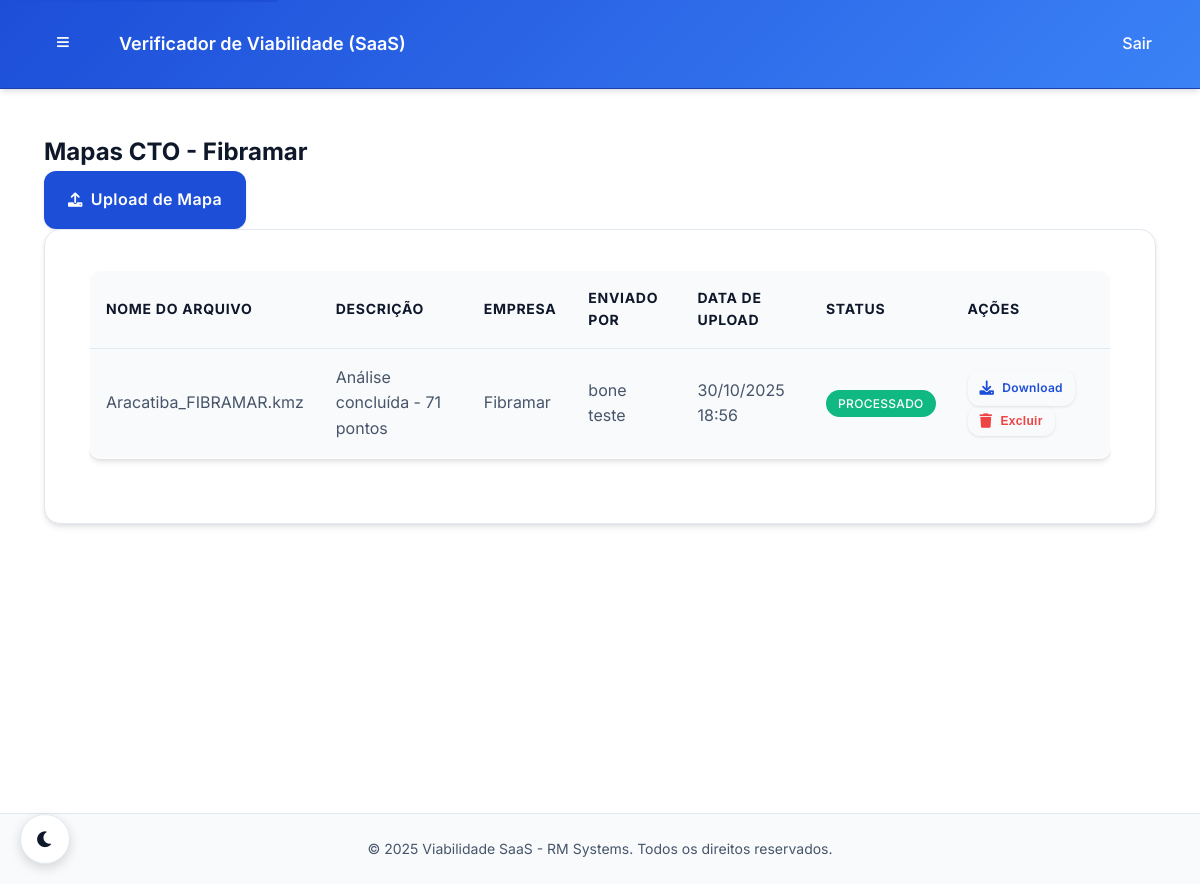
Page /fibramar/painel/mapas/ (signed in) on the earlier database version.
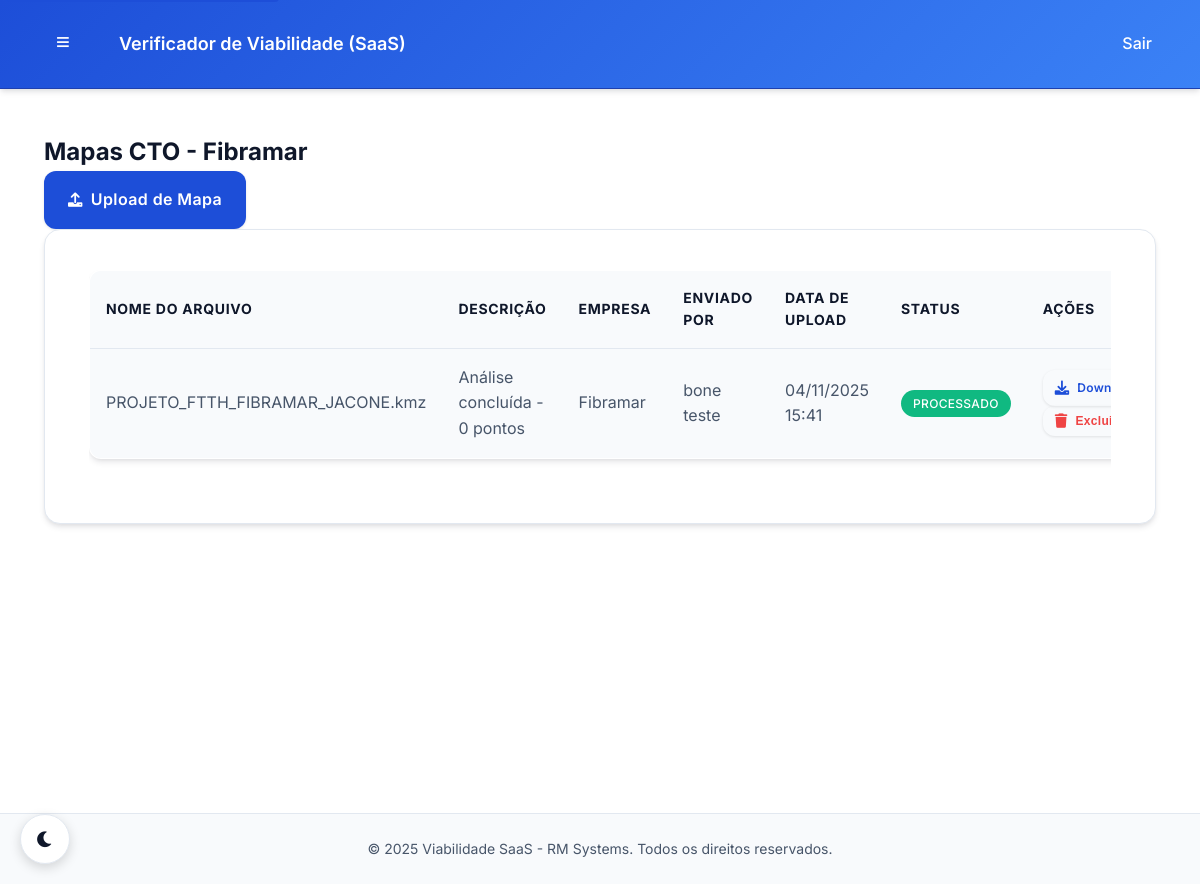
Same page on the later database version.
### core/models.py (models this page shows, shortened)
class CTOMapFile(models.Model):
    FILE_TYPES = [
        ('kml', 'KML'),
        ('kmz', 'KMZ'),
        ('csv', 'CSV'),
        ('xls', 'XLS'),
        ('xlsx', 'XLSX'),
    ]
    PROCESSING_STATUS = [
        ('pending', 'Pendente'),
        ('processing', 'Processando'),
        ('completed', 'Concluído'),
        ('failed', 'Falhou'),
    ]
    file = models.FileField(upload_to="cto_maps/", verbose_name="Arquivo")
    description = models.CharField(max_length=255, blank=True, verbose_name="Descrição")
    file_type = models.CharField(max_length=10, choices=FILE_TYPES, default='csv', verbose_name="Tipo de Arquivo")
    company = models.ForeignKey(
        Company,
        on_delete=models.CASCADE,
        related_name='cto_maps',
        verbose_name="Empresa"
    )
    uploaded_by = models.ForeignKey(
        CustomUser,
        on_delete=models.CASCADE,
        related_name='uploaded_maps',
        verbose_name="Enviado por"
    )
    uploaded_at = models.DateTimeField(auto_now_add=True, verbose_name="Enviado em")
    processing_status = models.CharField(
        max_length=20,
        choices=PROCESSING_STATUS,
        default='pending',
        verbose_name="Status de Processamento"
    )
    is_processed = models.BooleanField(default=False, verbose_name="Processado")
    processed_at = models.DateTimeField(null=True, blank=True, verbose_name="Processado em")
    analysis_id = models.CharField(max_length=100, blank=True, verbose_name="ID da Análise")
    viability_score = models.IntegerField(null=True, blank=True, verbose_name="Score de Viabilidade")
    processing_time = models.FloatField(null=True, blank=True, verbose_name="Tempo de Processamento (s)")
    analysis_results = models.JSONField(default=dict, blank=True, verbose_name="Resultados da Análise")
    issues_found = models.JSONField(default=list, blank=True, verbose_name="Problemas Encontrados")
    recommendations = models.JSONField(default=list, blank=True, verbose_name="Recomendações")
    file_size = models.BigIntegerField(null=True, blank=True, verbose_name="Tamanho do Arquivo (bytes)")
    coordinates_count = models.IntegerField(null=True, blank=True, verbose_name="Número de Coordenadas")
    updated_at = models.DateTimeField(auto_now=True, verbose_name="Atualizado em")
    class Meta:
        verbose_name = "Mapa CTO"
        verbose_name_plural = "Mapas CTO"
        ordering = ['-uploaded_at']
        indexes = [
            models.Index(fields=['company', 'processing_status']),
            models.Index(fields=['uploaded_by', 'uploaded_at']),
            models.Index(fields=['file_type', 'is_processed']),
        ]
    @property
    def file_name(self):
        return os.path.basename(self.file.name) if self.file else ""

class Company(models.Model):
    name = models.CharField(max_length=200, verbose_name="Nome da Empresa")
    slug = models.SlugField(max_length=200, unique=True, verbose_name="Slug", help_text="URL amigável para a empresa")
    cnpj = models.CharField(max_length=18, unique=True, verbose_name="CNPJ")
    email = models.EmailField(verbose_name="E-mail da Empresa")
    phone = models.CharField(max_length=20, blank=True, verbose_name="Telefone")
    address = models.TextField(blank=True, verbose_name="Endereço")
    is_active = models.BooleanField(default=True, verbose_name="Ativa")
    created_at = models.DateTimeField(auto_now_add=True, verbose_name="Criada em")
    updated_at = models.DateTimeField(auto_now=True, verbose_name="Atualizada em")
    class Meta:
        verbose_name = "Empresa"
        verbose_name_plural = "Empresas"
        ordering = ['name']

class CustomUser(AbstractUser):
    USER_ROLES = [
        ('RM', 'Administrador RM'),  # Você e o Bone
        ('COMPANY_ADMIN', 'Administrador da Empresa'),  # Admin da empresa cliente
        ('COMPANY_USER', 'Usuário da Empresa'),  # Usuário comum da empresa
    ]
    role = models.CharField(
        max_length=20,
        choices=USER_ROLES,
        default='COMPANY_USER',
        verbose_name="Função"
    )
    company = models.ForeignKey(
        Company,
        on_delete=models.CASCADE,
        null=True,
        blank=True,
        related_name='users',
        verbose_name="Empresa"
    )
    phone = models.CharField(max_length=20, blank=True, verbose_name="Telefone")
    created_at = models.DateTimeField(auto_now_add=True, verbose_name="Criado em")
    updated_at = models.DateTimeField(auto_now=True, verbose_name="Atualizado em")
    class Meta:
        verbose_name = "Usuário"
        verbose_name_plural = "Usuários"
    @property
    def is_rm_admin(self):
        return self.role == 'RM' or self.is_superuser
    @property
    def is_company_admin(self):
        return self.role == 'COMPANY_ADMIN'
    def get_full_name(self):
        if self.first_name and self.last_name:
            return f"{self.first_name} {self.last_name}"
        return self.username

### core/views.py (the view)
@login_required
@company_access_required(require_admin=True)
def company_map_list(request, company_slug):
    if not (request.user.is_company_admin or request.user.is_rm_admin or request.user.is_superuser):
        return HttpResponseForbidden()
    company = get_object_or_404(Company, slug=company_slug)
    if not (request.user.is_rm_admin or request.user.is_superuser) and request.user.company != company:
        return HttpResponseForbidden()
    maps = CTOMapFile.objects.filter(company=company)
    return render(request, 'company/maps/list.html', {'maps': maps, 'company': company})

### templates/company/maps/list.html (shortened to what this page needs)
{% extends 'base.html' %}
{% block content %}
<div class="container-fluid">
    <div class="row">
        <div class="col-12">
            <div class="d-flex justify-content-between align-items-center mb-4">
                <h2>Mapas CTO - {{ company.name }}</h2>
                <a href="{% url 'company:ftth_viewer:index' company_slug=company.slug %}" class="btn btn-primary">
                    <i class="fas fa-upload"></i> Upload de Mapa
                </a>
            </div>
            {% if maps %}
            <div class="card">
                <div class="card-body">
                    <div class="table-responsive">
                        <table class="table table-striped">
                            <thead>
                                <tr>
                                    <th>Nome do Arquivo</th>
                                    <th>Descrição</th>
                                    <th>Empresa</th>
                                    <th>Enviado por</th>
                                    <th>Data de Upload</th>
                                    <th>Status</th>
                                    <th>Ações</th>
                                </tr>
                            </thead>
                            <tbody>
                                {% for map in maps %}
                                <tr>
                                    <td>{{ map.file_name }}</td>
                                    <td>{{ map.description|default:"-" }}</td>
                                    <td>{{ map.company.name|default:"-" }}</td>
                                    <td>{{ map.uploaded_by.get_full_name|default:map.uploaded_by.username }}</td>
                                    <td>{{ map.uploaded_at|date:"d/m/Y H:i" }}</td>
                                    <td>
                                        <span class="badge {% if map.is_processed %}badge-success{% else %}badge-secondary{% endif %}">
                                            {% if map.is_processed %}Processado{% else %}Pendente{% endif %}
                                        </span>
                                    </td>
                                    <td>
                                        <a href="{% url 'company:map_download' company.slug map.id %}" class="btn btn-sm btn-outline-primary">
                                            <i class="fas fa-download"></i> Download
                                        </a>
                                        {% if user.is_company_admin %}
                                        <button type="button"
                                                class="btn btn-sm btn-outline-danger js-delete-map"
                                                data-map-id="{{ map.id }}">
                                            <i class="fas fa-trash"></i> Excluir
                                        </button>
                                        {% endif %}
                                    </td>
                                </tr>
                                {% endfor %}
                            </tbody>
                        </table>
                    </div>
                </div>
            </div>
            {% else %}
            <div class="alert alert-info">
                <i class="fas fa-info-circle"></i> Nenhum mapa CTO encontrado.
            </div>
            {% endif %}
        </div>
    </div>
</div>
{% endblock %}

Differences in the rows shown:
removed CTOMapFile: file_name "Aracatiba_FIBRAMAR.kmz", description "Análise concluída - 71 pontos", company.name "Fibramar", uploaded_by.get_full_name "bone teste", uploaded_at "30/10/2025 18:56", is_processed "PROCESSADO"
added CTOMapFile: file_name "PROJETO_FTTH_FIBRAMAR_JACONE.kmz", description "Análise concluída - 0 pontos", company.name "Fibramar", uploaded_by.get_full_name "bone teste", uploaded_at "04/11/2025 15:41", is_processed "PROCESSADO"
